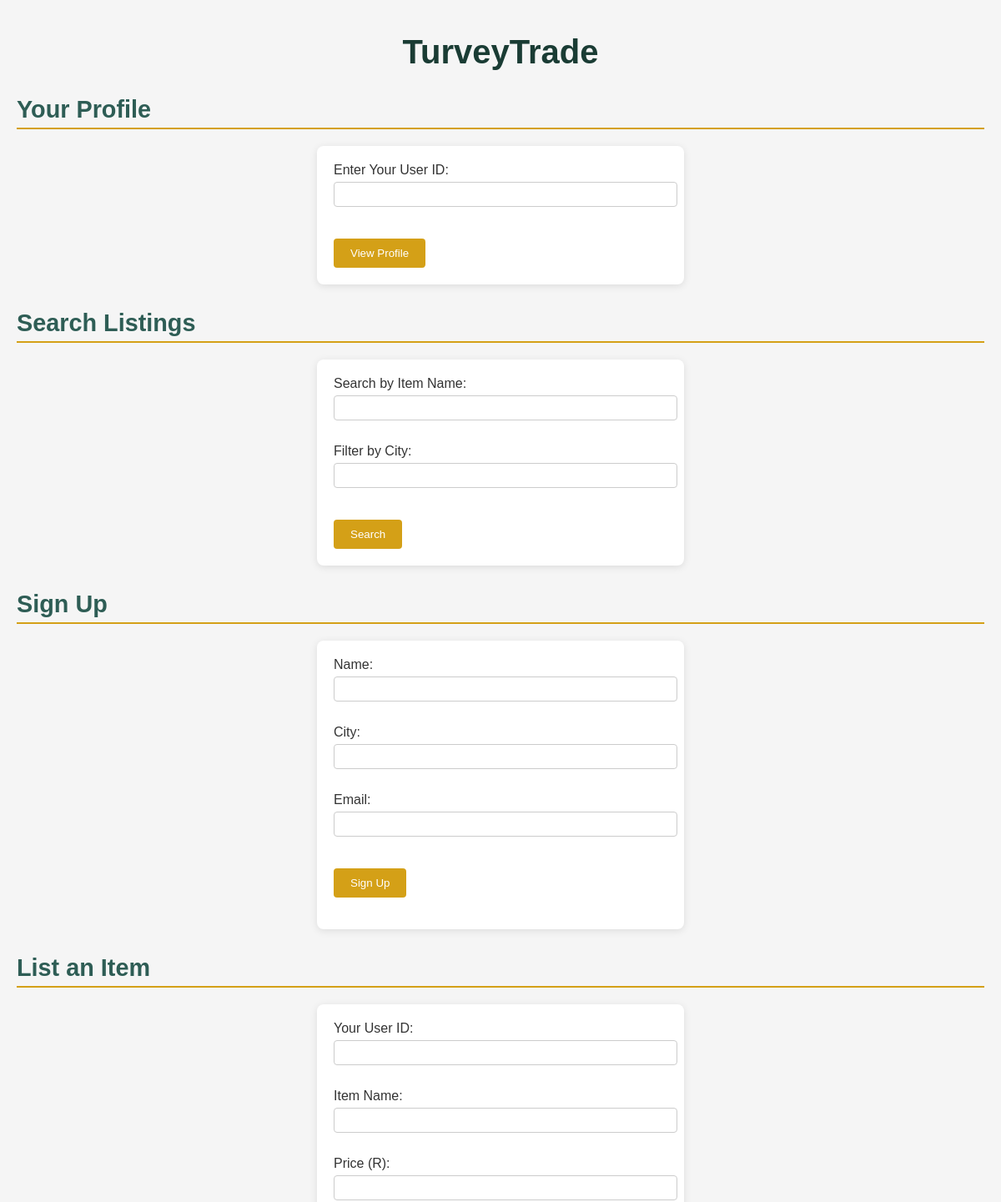
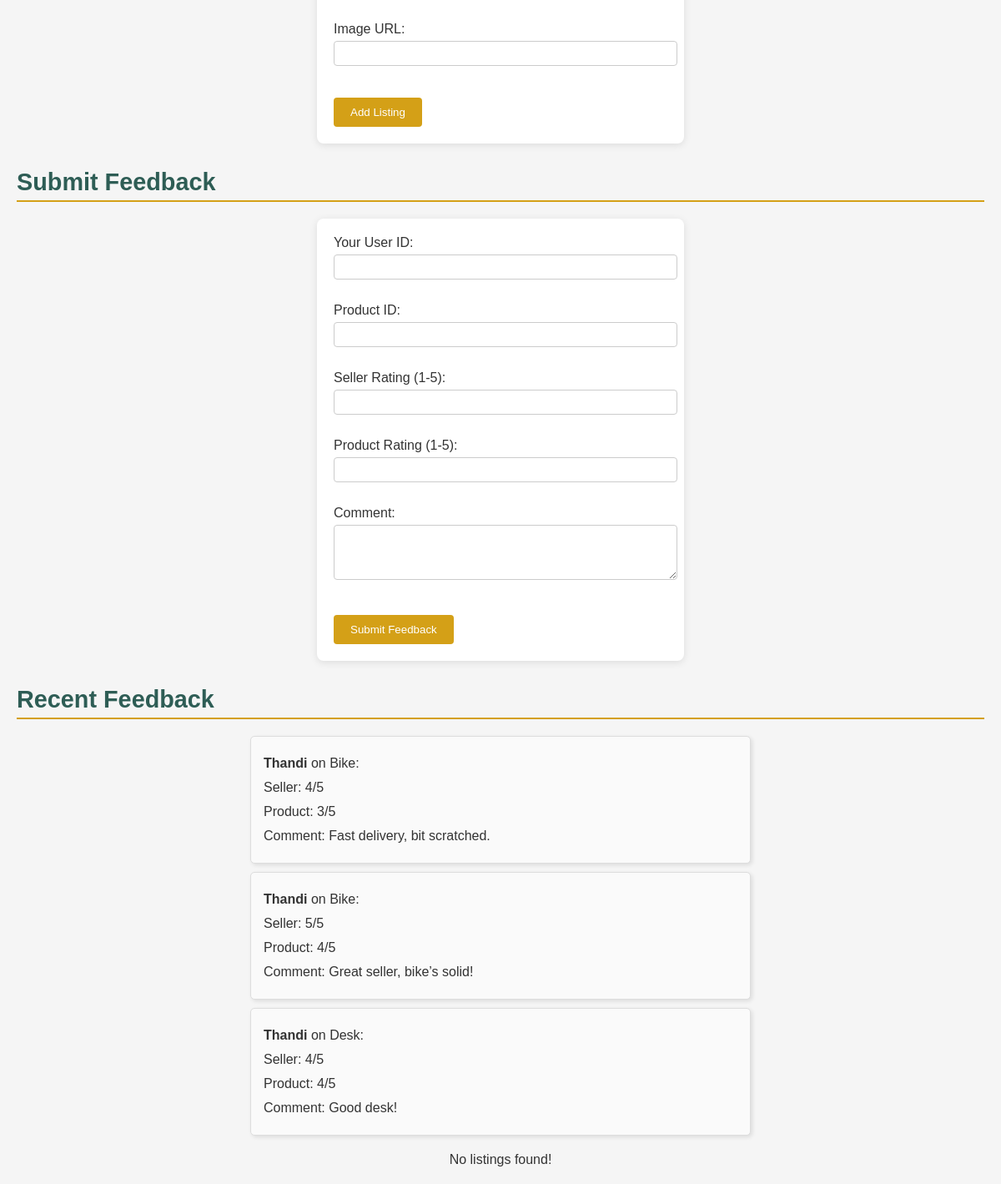
The page /index.php?city=Joburg on the database its author committed (2 pictures, top to bottom).
### tables this page shows
CREATE TABLE `feedback` (
  `id` int(11) NOT NULL,
  `user_id` int(11) DEFAULT NULL,
  `product_id` int(11) DEFAULT NULL,
  `seller_rating` int(1) DEFAULT NULL,
  `product_rating` int(1) DEFAULT NULL,
  `comment` text DEFAULT NULL
);

CREATE TABLE `users` (
  `id` int(11) NOT NULL,
  `name` varchar(50) DEFAULT NULL,
  `city` varchar(50) DEFAULT NULL,
  `join_date` date DEFAULT NULL,
  `email` varchar(100) DEFAULT NULL,
  `phone` varchar(15) DEFAULT NULL,
  `role` varchar(50) DEFAULT 'seller'
);

CREATE TABLE `products` (
  `id` int(11) NOT NULL,
  `user_id` int(11) DEFAULT NULL,
  `name` varchar(50) DEFAULT NULL,
  `price` decimal(10,2) DEFAULT NULL,
  `image` varchar(255) DEFAULT NULL
);

### index.php (the view, shortened to what this page needs)
<!DOCTYPE html>
<html lang="en">
<head>
    <link rel="stylesheet" href="styles.css">
</head>
<body>
    <h1>TurveyTrade</h1>
    <h2>Your Profile</h2>
    <form action="profile.php" method="GET">
        <label for="user_id">Enter Your User ID:</label>
        <input type="number" id="user_id" name="user_id" required><br><br>
        <input type="submit" value="View Profile">
    </form>
    <h2>Search Listings</h2>
    <form action="index.php" method="GET">
        <label for="search">Search by Item Name:</label>
        <input type="text" id="search" name="search"><br><br>
        <label for="city">Filter by City:</label>
        <input type="text" id="city" name="city"><br><br>
        <input type="submit" value="Search">
    </form>
    <h2>Sign Up</h2>
    <form action="signup.php" method="POST">
        <label for="name">Name:</label>
        <input type="text" id="name" name="name" required><br><br>
        <label for="city">City:</label>
        <input type="text" id="city" name="city" required><br><br>
        <label for="email">Email:</label>
        <input type="email" id="email" name="email" required><br><br>
        <input type="submit" value="Sign Up">
        <div class="g-recaptcha" data-sitekey="6LeMX_IqAAAAAPXHG8u6jJzXvAMhoqkP5jJ1fKVO"></div><br>
    </form>
    <h2>List an Item</h2>
    <form action="add_product.php" method="POST">
        <label for="user_id">Your User ID:</label>
        <input type="number" id="user_id" name="user_id" required><br><br>
        <label for="name">Item Name:</label>
        <input type="text" id="name" name="name" required><br><br>
        <label for="price">Price (R):</label>
        <input type="number" id="price" name="price" step="0.01" required><br><br>
        <label for="image">Image URL:</label>
        <input type="text" id="image" name="image"><br><br>
        <input type="submit" value="Add Listing">
    </form>
    <h2>Submit Feedback</h2>
    <form action="add_feedback.php" method="POST">
        <label for="user_id">Your User ID:</label>
        <input type="number" id="user_id" name="user_id" required><br><br>
        <label for="product_id">Product ID:</label>
        <input type="number" id="product_id" name="product_id" required><br><br>
        <label for="seller_rating">Seller Rating (1-5):</label>
        <input type="number" id="seller_rating" name="seller_rating" min="1" max="5" required><br><br>
        <label for="product_rating">Product Rating (1-5):</label>
        <input type="number" id="product_rating" name="product_rating" min="1" max="5" required><br><br>
        <label for="comment">Comment:</label>
        <textarea id="comment" name="comment" rows="3"></textarea><br><br>
        <input type="submit" value="Submit Feedback">
    </form>
    <h2>Recent Feedback</h2>
    <div class="feedback">
        <?php
        include 'db_connect.php';
        $sql = "SELECT f.seller_rating, f.product_rating, f.comment,
                       u.name AS buyer, p.name AS product
                FROM feedback f
                JOIN users u ON f.user_id = u.id
                JOIN products p ON f.product_id = p.id";
        $result = mysqli_query($conn, $sql);
        if (mysqli_num_rows($result) > 0) {
            while ($row = mysqli_fetch_assoc($result)) {
                echo "<div class='feedback-item'>";
                echo "<p><strong>" . $row['buyer'] . "</strong> on " . $row['product'] . ":</p>";
                echo "<p>Seller: " . $row['seller_rating'] . "/5</p>";
                echo "<p>Product: " . $row['product_rating'] . "/5</p>";
                echo "<p>Comment: " . $row['comment'] . "</p>";
                echo "</div>";
            }
        } else {
            echo "<p>No feedback yet!</p>";
        }
        ?>
    </div>
    <div class="listings">
        <?php
        include 'db_connect.php';
        $city = isset($_GET['city']) ? $_GET['city'] : '';
        $sql = "SELECT p.id, p.name, p.price, p.image, u.name AS seller, u.city, u.phone
                FROM products p
                JOIN users u ON p.user_id = u.id";
        $conditions = [];
        if ($city) {
            $conditions[] = "u.city LIKE '%$city%'";
        }
        if (!empty($conditions)) {
            $sql .= " WHERE " . implode(' AND ', $conditions);
        }
        $result = mysqli_query($conn, $sql);
        if (mysqli_num_rows($result) > 0) {
            while ($row = mysqli_fetch_assoc($result)) {
                echo "<div class='listing'>";
                echo "<h2>" . $row['name'] . "</h2>";
                echo "<p>Price: R" . $row['price'] . "</p>";
                echo "<p>Seller: " . $row['seller'] . " (" . $row['city'] . ")</p>";
                echo "<img src='" . $row['image'] . "' alt='" . $row['name'] . "' width='100'>";
                echo "<form action='https://www.sandbox.paypal.com/cgi-bin/webscr' method='post' target='_blank'>";
                echo "<input type='hidden' name='cmd' value='_xclick'>";
                echo "<input type='hidden' name='business' value='your_sandbox_email@example.com'>";
                echo "<input type='hidden' name='item_name' value='" . $row['name'] . "'>";
                echo "<input type='hidden' name='amount' value='" . $row['price'] . "'>";
                echo "<input type='hidden' name='currency_code' value='ZAR'>";
                echo "<input type='submit' value='Buy Now' class='paypal-btn'>";
                echo "</form>";
                echo "<a href='https://wa.me/" . $row['phone'] . "?text=Hi%20" . $row['seller'] . ",%20I’m%20interested%20in%20your%20" . $row['name'] . "' target='_blank' class='whatsapp-btn'>Contact Seller</a>";
                echo "</div>";
            }
        } else {
            echo "No listings found!";
        }
        ?>
    </div>
</body>
</html>

### styles.css (style rules this page uses)
body { font-family: Arial, sans-serif; margin: 0; padding: 20px; background: #f5f5f5; color: #333; }
h1 { color: #1a3c34; text-align: center; margin: 20px 0; font-size: 2.5em; }
h2 { color: #2e5d55; margin: 30px 0 15px; font-size: 1.8em; border-bottom: 2px solid #d4a017; padding-bottom: 5px; }
p { margin: 8px 0; line-height: 1.5; }
.listings { display: flex; flex-wrap: wrap; gap: 20px; justify-content: center; }
.feedback { max-width: 600px; margin: 20px auto; }
.feedback-item { background: #fafafa; border: 1px solid #ddd; padding: 15px; margin: 10px 0; border-radius: 5px; box-shadow: 2px 2px 5px rgba(0, 0, 0, 0.1); transition: box-shadow 0.2s; }
.feedback-item p { margin: 5px 0; }
.feedback-item strong { color: #333; }
form { max-width: 400px; margin: 20px auto; padding: 20px; background: #fff; border-radius: 8px; box-shadow: 0 2px 10px rgba(0, 0, 0, 0.1); }
label { display: block; margin-bottom: 5px; }
input[type="text"], input[type="number"], input[type="email"], textarea, select { width: 100%; padding: 5px; margin-bottom: 10px; border: 1px solid #ccc; border-radius: 4px; font-size: 16px; }
textarea { resize: vertical; }
input[type="submit"], .paypal-btn, .report-btn { background: #d4a017; color: white; padding: 10px 20px; border: none; border-radius: 4px; cursor: pointer; margin-top: 10px; }

### rows shown on the page
feedback: user.name "Thandi", product.name "Bike", seller_rating "4", product_rating "3", comment "Fast delivery, bit scratched."
feedback: user.name "Thandi", product.name "Bike", seller_rating "5", product_rating "4", comment "Great seller, bike’s solid!"
feedback: user.name "Thandi", product.name "Desk", seller_rating "4", product_rating "4", comment "Good desk!"
